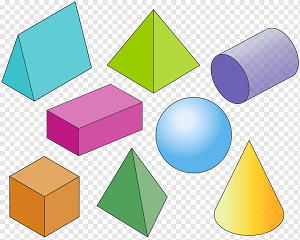
#> input picture assignments_/home quiz-2/shapes.png, 300 x 240 px
$ jupyter execute 'home quiz-2 (i).ipynb'
#> lines starting #> are read from the running program, lines starting #| are printed output that depends on the picture
## Inverted Binary Thresholding

[cell 1]
import numpy as np
import cv2 as cv

[cell 2]
# read image in gray scale
img = cv.imread('shapes.png',0)
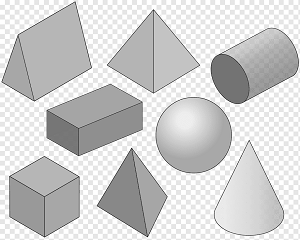
#> img: shape (240, 300); min 0, max 255, mean 207.2

[cell 3]
#get no of rows and columns(of pixels) in image
row, col = img.shape
#> row = 240; col = 300

[cell 4]
#arry of zeros having same shape as image to be thresholded
BnW_img= np.zeros((row,col),np.uint8)

[cell 5]
#max gray level in image
maxGrayLevel =img.max()
#> maxGrayLevel = 255

[cell 6]
threshold =img.mean() #average Gray Level of image
#> threshold = 207.2

[cell 7]
# compute new threshold values till its difference from old one is very small
while True:
    # image segmented into two group of pixels, namely foregroundImg and backgroundImg
    foregroundImg = (img > threshold) * img
    backgroundImg = (img <= threshold) *img
    foreground_Mean = foregroundImg.mean()
    background_Mean = backgroundImg.mean()
    threshold_new =(foreground_Mean + background_Mean)/2
    if(threshold_new - threshold > 1e-3):
        threshold_new = threshold
    else:
        break
#> this loop made 1 pass
#> (foreground_Mean, background_Mean) on pass 1: (138, 69.17)
#> pass 1, `foregroundImg = (img > threshold) * img`:
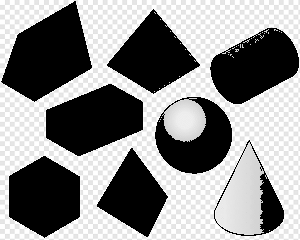
#> foregroundImg: shape (240, 300); min 0, max 255, mean 138
#> pass 1, `backgroundImg = (img <= threshold) *img`:
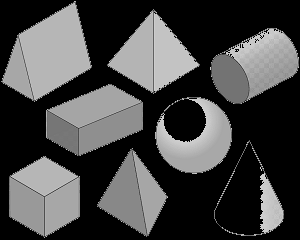
#> backgroundImg: shape (240, 300); min 0, max 207, mean 69.2

[cell 8]
for i in range(row):
    for j in range(col):
        if(img[i, j]>threshold_new):
            BnW_img[i,j]=0
        else:
            BnW_img[i,j]=maxGrayLevel
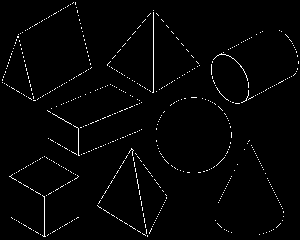
#> BnW_img: shape (240, 300); 1.8% white in thin lines or dots
